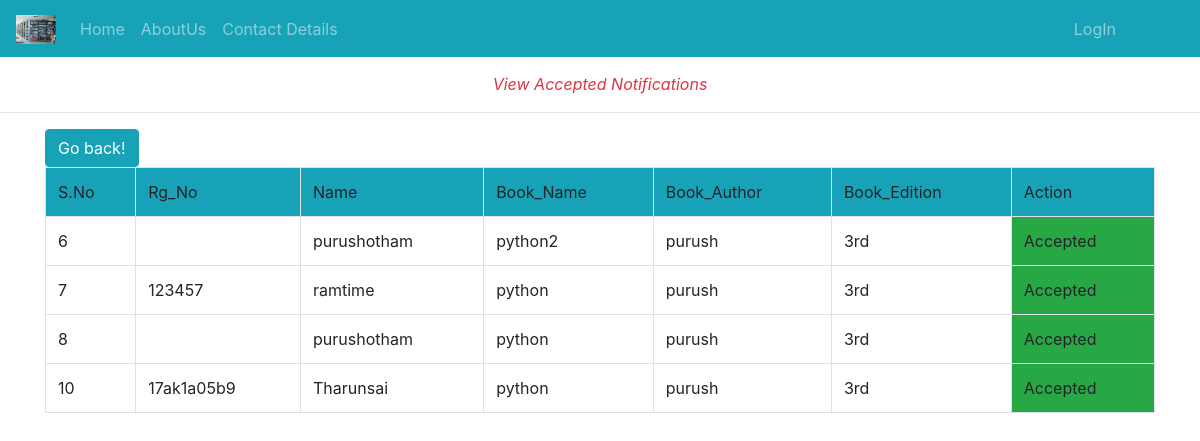
Page /accepting/ on the committed database.
### Library_App/models.py (models this page shows)
class st_admin_data(models.Model):
	Rg_No=models.CharField(max_length=120)
	Branch=models.CharField(max_length=120)
	Name=models.CharField(max_length=120)
	issue_status=models.IntegerField(default=0)
	Book_name=models.CharField(max_length=120)
	Book_author=models.CharField(max_length=120)
	Book_Edition=models.CharField(max_length=120,default="")
	Book_count=models.IntegerField(default=0)
	Issue_date=models.DateField(blank=True,null=True)
	Expire_date=models.DateField(blank=True,null=True)
	Return_Date=models.DateField(blank=True,null=True)
	Fine=models.IntegerField(default=0)
	uid=models.ForeignKey(User,on_delete=models.CASCADE)

### Library_App/views.py (the view)
# urls.py: path('accepting/',views.accepting,name="accepting"),
def accepting(req):
	pending2=st_admin_data.objects.all()
	data=Books_Avail.objects.filter()
	return render(req,'html/noti_acceptingdata.html',{'p':pending2})

### Library_App/templates/html/noti_acceptingdata.html (shortened to what this page needs)
{% extends 'html/base.html' %}
{% load static %}
{% block content %}
<div class="text-center text-danger">
	<br>
	<span><i>View Accepted Notifications</i></span>
</div>
<hr>
<div class="container">
	<table class="table table-bordered">
		<input type="button" value="Go back!" onclick="history.back()" class="btn btn-info">
		<tr class="bg bg-info">
			<td>S.No</td>
			<td>Rg_No</td>
			<td>Name</td>
			<td>Book_Name</td>
			<td>Book_Author</td>
			<td>Book_Edition</td>
			<td>Action</td>
		</tr>
		{% for i in p %}
		{% if i.issue_status is 1 %}
		<tr>
			<td>{{forloop.counter}}</td>
			<td>{{i.Rg_No}}</td>
			<td>{{i.Name}}</td>
			<td>{{i.Book_name}}</td>
			<td>{{i.Book_author}}</td>
			<td>{{i.Book_Edition}}</td>
			{% if i.issue_status is 1 %}
			<td class="bg-success">Accepted</td>
			{% endif %}
		</tr>
		{% endif %}
		{% endfor %}
	</table>
</div>
		<br><br><br><br>
{% endblock %}

### rows in the picture
st_admin_data: Name "purushotham", Book_name "python2", Book_author "purush", Book_Edition "3rd", issue_status "Accepted"
st_admin_data: Rg_No "123457", Name "ramtime", Book_name "python", Book_author "purush", Book_Edition "3rd", issue_status "Accepted"
st_admin_data: Name "purushotham", Book_name "python", Book_author "purush", Book_Edition "3rd", issue_status "Accepted"
st_admin_data: Rg_No "17ak1a05b9", Name "Tharunsai", Book_name "python", Book_author "purush", Book_Edition "3rd", issue_status "Accepted"
